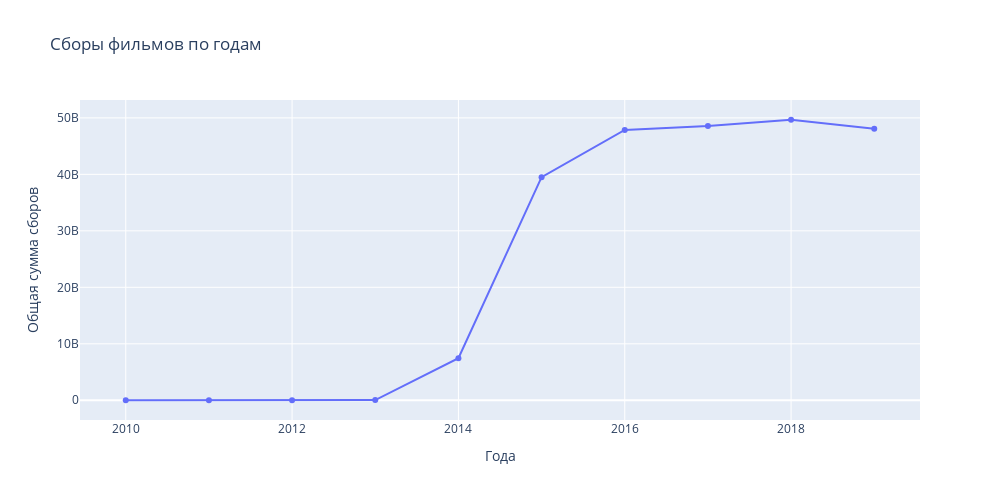

The notebook cell this image was saved under:
### Markdown cell above
Доля выбросов с высокими значениями сборов достаточно высока, за счёт чего и можно наблюдать такое высокое стандартное отклонение и сильное отличие средних показателей от медианных.

### Code cell
# получение графиков распределения сборов
for column in box_office_by_years.columns:
    fig = px.line(
    box_office_by_years,
    y=column,
    markers=True,
    width=1000,
    height=500,
    title='Сборы фильмов по годам').update_layout(
    xaxis_title='Года',
    yaxis_title=column,
    showlegend=False)
    fig.show()

### Figure 1 — Plotly figure (JSON) as saved in the notebook; plotly's stock layout.template omitted (floating-point values rounded to 4 significant figures)
{"data": [{"hovertemplate": "show_start_year=%{x}<br>Общая сумма сборов=%{y}<extra></extra>", "legendgroup": "", "line": {"color": "#636efa", "dash": "solid"}, "marker": {"symbol": "circle"}, "mode": "markers+lines", "name": "", "orientation": "v", "showlegend": false, "type": "scatter", "x": [2010, 2011, 2012, 2013, 2014, 2015, 2016, 2017, 2018, 2019], "xaxis": "x", "y": [2428654, 14102765, 6910523, 29800000.0, 7445000000.0, 39500000000.0, 47870000000.0, 48560000000.0, 49670000000.0, 48060000000.0], "yaxis": "y"}], "layout": {"height": 500, "legend": {"tracegroupgap": 0}, "showlegend": false, "title": {"text": "Сборы фильмов по годам"}, "width": 1000, "xaxis": {"anchor": "y", "domain": [0, 1], "title": {"text": "Года"}}, "yaxis": {"anchor": "x", "domain": [0, 1], "title": {"text": "Общая сумма сборов"}}}}
